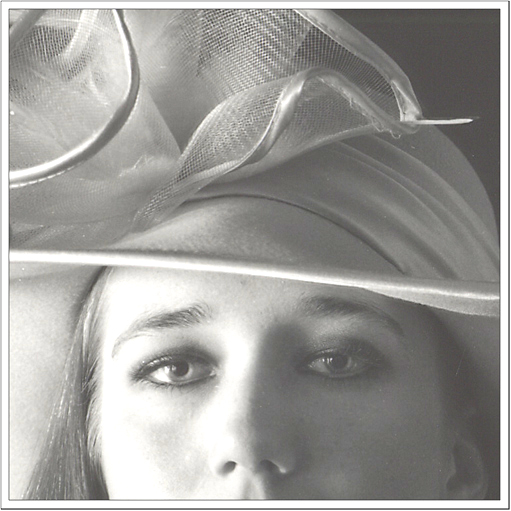
#> input picture Democode/lowcontrast.jpg, 511 x 511 px
$ python HistogramEqulization.py   (Python 2 division)   (older library calls are emulated)
#> lines starting #> are read from the running program, lines starting #| are printed output that depends on the picture
# histogram equalization
import numpy as np
import matplotlib.pyplot as plt
from scipy import misc

def histeq(im,nbr_bins=256):
    """ Histogram equalization of a grayscale image. """
    # get image histogram
    imhist,bins = np.histogram(im.flatten(),nbr_bins,normed=True)
    # cumulative distribution function
    cdf = imhist.cumsum()
    # normalize
    cdf = 255 * cdf / cdf[-1]
    # use linear interpolation of cdf to find new pixel values
    im2 = np.interp(im.flatten(),bins[:-1],cdf)
    return im2.reshape(im.shape), cdf

# conver to grayscale
#im = np.array(Image.open("lowcontrast.jpg").convert("L"))
im = misc.imread('lowcontrast.jpg',flatten=1)
#> im: shape (511, 511) float32; min 38.07, max 255, mean 157.1

print int(im.min()), int(im.max())
#| 38 255
im2,cdf = histeq(im)
#> in histeq, `imhist,bins = np.histogram(im.flatten(),nbr_bins,normed=True)`: imhist = 256 values, max 0.114 at index 255, min 0 at index 1, mean 0.00461; bins = 257 values from 38.07 to 255
#> in histeq, `cdf = imhist.cumsum()`: cdf = 256 values from 4.52e-06 to 1.18
#> in histeq, `cdf = 255 * cdf / cdf[-1]`: cdf = 256 values from 0.000977 to 255
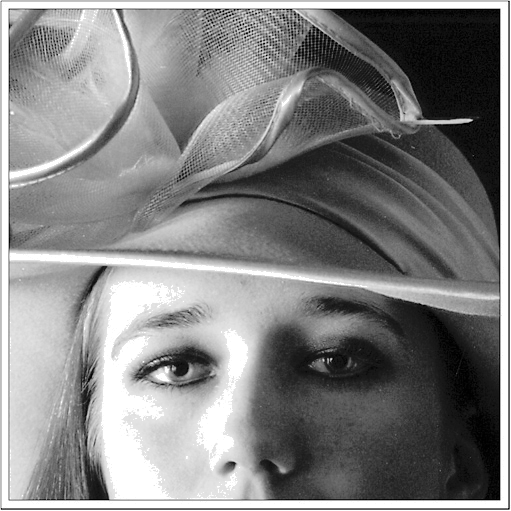
#> im2: shape (511, 511) float64; min 0.000977, max 255, mean 130.1
#> cdf = 256 values from 0.000977 to 255

# compute the histogram of the new image
imhist2,bins = np.histogram(im2.flatten(),256,[0,256])
#> imhist2 = 256 values, max 25182 at index 255, min 0 at index 72, mean 1020; bins = 257 values from 0 to 256
cdf2 = imhist2.cumsum()
#> cdf2 = 256 values from 789 to 261121
cdf_normalized = cdf2 * imhist2.max()/ cdf2.max()
#> cdf_normalized = 256 values from 76 to 25182

#
imhist,bins = np.histogram(im.flatten(),256,[0,256])
#> imhist = 256 values, max 22488 at index 255, min 0 at index 0, mean 1020
cdf = imhist.cumsum()
#> cdf = 256 values from 0 to 261121
cdf_normalized1 = cdf * imhist2.max()/ cdf.max()
#> cdf_normalized1 = 256 values from 0 to 25182

plt.figure(figsize=(8, 4))
plt.subplot(121)
plt.imshow(im, vmin = 0, vmax = 256,cmap=plt.cm.gray)
plt.subplot(122)
plt.imshow(im2, vmin = 0, vmax = 256,cmap=plt.cm.gray)
plt.axis('off')
plt.show()
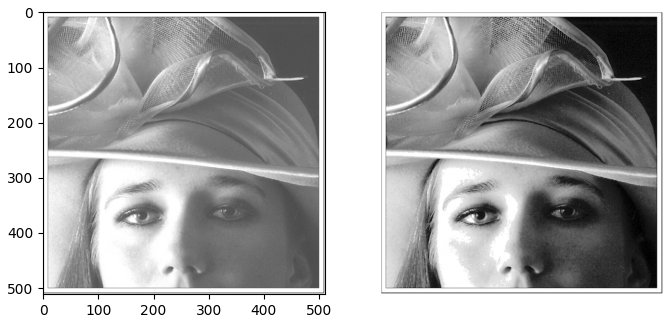
#> figure drawn by matplotlib, 2 panels

# plot the before and after histograms
# plot the cdf

plt.plot(cdf_normalized1, color = 'b')
plt.hist(im.flatten(),256,[0,256], color = 'r')
#plt.legend(('cdf','histogram'), loc = 'upper left')
plt.show()
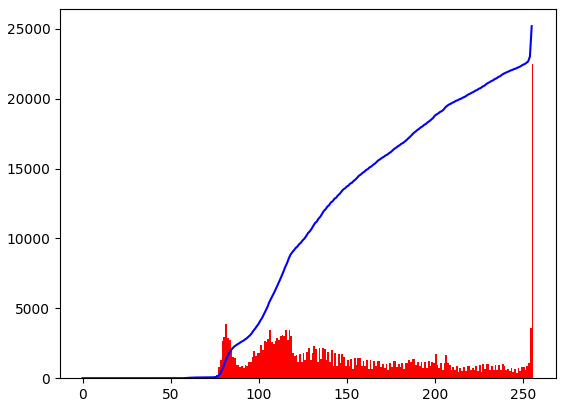
#> figure drawn by matplotlib, 1 panel; tallest bar 22488 high, from x = 255 to 256; curve peaks at x = 255, y = 25182

plt.plot(cdf_normalized, color = 'b')
plt.hist(im2.flatten(),256,[0,256], color = 'r')
#plt.legend(('cdf','histogram'), loc = 'upper left')
plt.show()
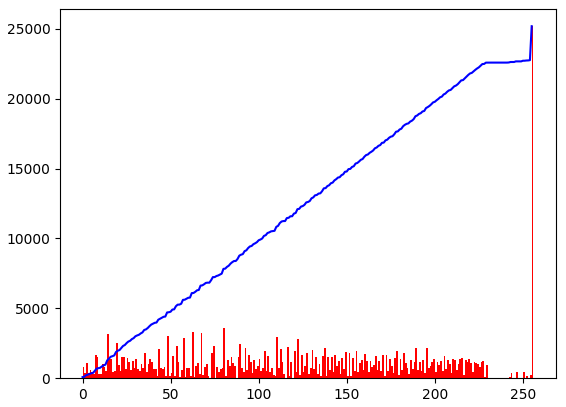
#> figure drawn by matplotlib, 1 panel; tallest bar 25182 high, from x = 255 to 256; curve peaks at x = 255, y = 25182
